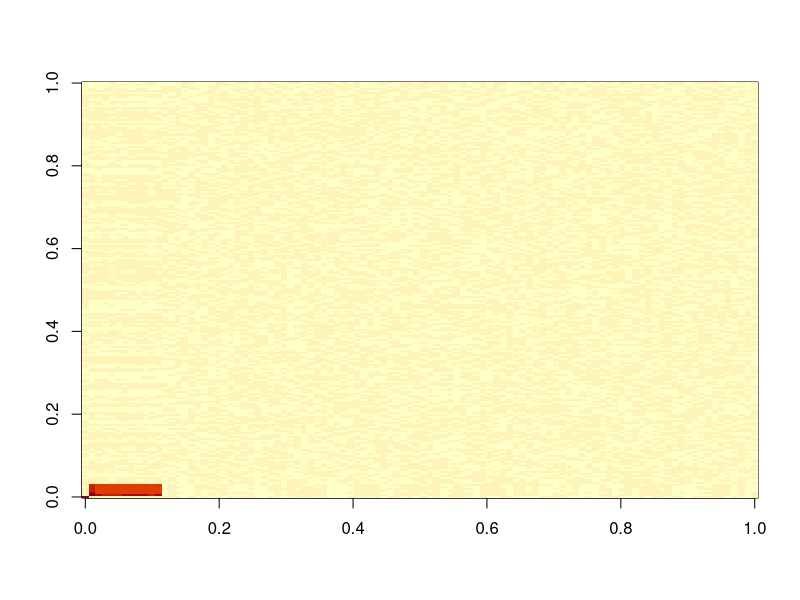

Write R code to recreate this figure.
library(mvtnorm)

n = 250

#This can be varied to simulate different signals
alpha = c(rep(0.5,10), rep(0, 90))
beta = c(rep(0.5,5), rep(0, 195))

X1 = list()
X2 = list()

i=1
for(i in 1:n)
{
  print(i)
  #Simulate  times of measurement
  times = 1:10

  #random effect
  ui = rnorm(1,0,0.25)

  #Shared canonical vector (with some time effect)
  Zi = times * 0.5 + ui

  #Simulate data and add some noise
  X1i = sapply(alpha, function(a) rnorm(length(times), Zi * a, 0.5))
  X2i = sapply(beta, function(a) rnorm(length(times), Zi * a, 0.5))
  colnames(X1i) = paste0("X", 1:ncol(X1i))
  colnames(X2i) = paste0("Y", 1:ncol(X2i))

  #Check the simulated cross correlation
  #image(cor(X1i, X2i))

  #Remove some observations
  p_observed = 1
  X1i = cbind(i=i, times=times, X1i)[rbinom(length(times),1,p_observed)==1,]
  X2i = cbind(i=i, times=times, X2i)[rbinom(length(times),1,p_observed)==1,]

  X1[[i]] = X1i
  X2[[i]] = X2i
}

X1 = do.call("rbind", X1)
X2 = do.call("rbind", X2)
image(cor(X1,X2))

